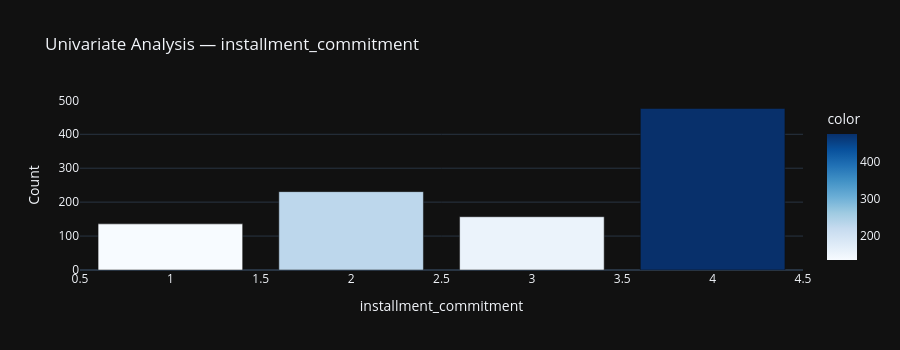
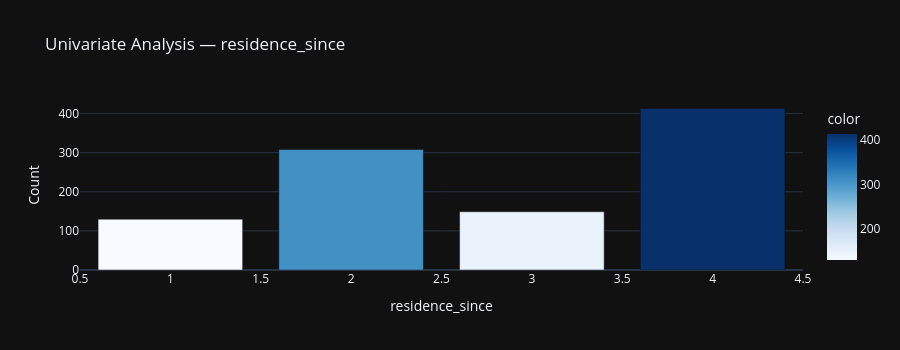
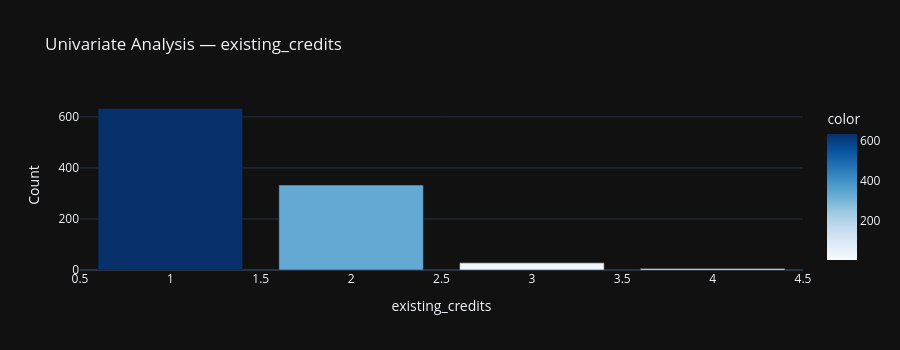
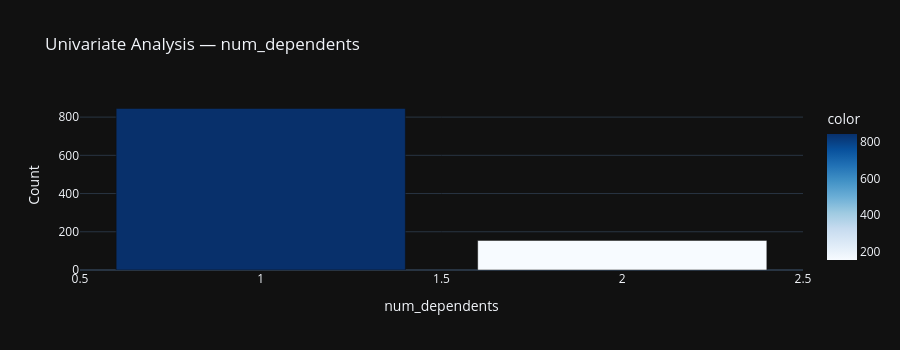

Notebook code for these charts, in order:
### Code cell
ordinal_cols = ['installment_commitment', 'residence_since', 
                'existing_credits', 'num_dependents']

for col in ordinal_cols:
    counts = df[col].value_counts().sort_index()
    
    fig = px.bar(x=counts.index, y=counts.values,
                 labels={'x': col, 'y': 'Count'},
                 title=f'Univariate Analysis — {col}',
                 color=counts.values,
                 color_continuous_scale='Blues',
                 template='plotly_dark')
    
    fig.update_layout(height=350, showlegend=False)
    fig.show()

### Figure 1 — Plotly figure (JSON) as saved in the notebook; plotly's stock layout.template omitted (floating-point values rounded to 4 significant figures)
{"data": [{"hovertemplate": "installment_commitment=%{x}<br>Count=%{y}<br>color=%{marker.color}<extra></extra>", "legendgroup": "", "marker": {"color": [136, 231, 157, 476], "coloraxis": "coloraxis", "pattern": {"shape": ""}}, "name": "", "orientation": "v", "showlegend": false, "textposition": "auto", "type": "bar", "x": [1, 2, 3, 4], "xaxis": "x", "y": [136, 231, 157, 476], "yaxis": "y"}], "layout": {"barmode": "relative", "coloraxis": {"colorbar": {"title": {"text": "color"}}, "colorscale": [[0, "rgb(247,251,255)"], [0.125, "rgb(222,235,247)"], [0.25, "rgb(198,219,239)"], [0.375, "rgb(158,202,225)"], [0.5, "rgb(107,174,214)"], [0.625, "rgb(66,146,198)"], [0.75, "rgb(33,113,181)"], [0.875, "rgb(8,81,156)"], [1, "rgb(8,48,107)"]]}, "height": 350, "legend": {"tracegroupgap": 0}, "showlegend": false, "title": {"text": "Univariate Analysis — installment_commitment"}, "xaxis": {"anchor": "y", "domain": [0, 1], "title": {"text": "installment_commitment"}}, "yaxis": {"anchor": "x", "domain": [0, 1], "title": {"text": "Count"}}}}

### Figure 2 — Plotly figure (JSON) as saved in the notebook; plotly's stock layout.template omitted (floating-point values rounded to 4 significant figures)
{"data": [{"hovertemplate": "residence_since=%{x}<br>Count=%{y}<br>color=%{marker.color}<extra></extra>", "legendgroup": "", "marker": {"color": [130, 308, 149, 413], "coloraxis": "coloraxis", "pattern": {"shape": ""}}, "name": "", "orientation": "v", "showlegend": false, "textposition": "auto", "type": "bar", "x": [1, 2, 3, 4], "xaxis": "x", "y": [130, 308, 149, 413], "yaxis": "y"}], "layout": {"barmode": "relative", "coloraxis": {"colorbar": {"title": {"text": "color"}}, "colorscale": [[0, "rgb(247,251,255)"], [0.125, "rgb(222,235,247)"], [0.25, "rgb(198,219,239)"], [0.375, "rgb(158,202,225)"], [0.5, "rgb(107,174,214)"], [0.625, "rgb(66,146,198)"], [0.75, "rgb(33,113,181)"], [0.875, "rgb(8,81,156)"], [1, "rgb(8,48,107)"]]}, "height": 350, "legend": {"tracegroupgap": 0}, "showlegend": false, "title": {"text": "Univariate Analysis — residence_since"}, "xaxis": {"anchor": "y", "domain": [0, 1], "title": {"text": "residence_since"}}, "yaxis": {"anchor": "x", "domain": [0, 1], "title": {"text": "Count"}}}}

### Figure 3 — Plotly figure (JSON) as saved in the notebook; plotly's stock layout.template omitted (floating-point values rounded to 4 significant figures)
{"data": [{"hovertemplate": "existing_credits=%{x}<br>Count=%{y}<br>color=%{marker.color}<extra></extra>", "legendgroup": "", "marker": {"color": [633, 333, 28, 6], "coloraxis": "coloraxis", "pattern": {"shape": ""}}, "name": "", "orientation": "v", "showlegend": false, "textposition": "auto", "type": "bar", "x": [1, 2, 3, 4], "xaxis": "x", "y": [633, 333, 28, 6], "yaxis": "y"}], "layout": {"barmode": "relative", "coloraxis": {"colorbar": {"title": {"text": "color"}}, "colorscale": [[0, "rgb(247,251,255)"], [0.125, "rgb(222,235,247)"], [0.25, "rgb(198,219,239)"], [0.375, "rgb(158,202,225)"], [0.5, "rgb(107,174,214)"], [0.625, "rgb(66,146,198)"], [0.75, "rgb(33,113,181)"], [0.875, "rgb(8,81,156)"], [1, "rgb(8,48,107)"]]}, "height": 350, "legend": {"tracegroupgap": 0}, "showlegend": false, "title": {"text": "Univariate Analysis — existing_credits"}, "xaxis": {"anchor": "y", "domain": [0, 1], "title": {"text": "existing_credits"}}, "yaxis": {"anchor": "x", "domain": [0, 1], "title": {"text": "Count"}}}}

### Figure 4 — Plotly figure (JSON) as saved in the notebook; plotly's stock layout.template omitted (floating-point values rounded to 4 significant figures)
{"data": [{"hovertemplate": "num_dependents=%{x}<br>Count=%{y}<br>color=%{marker.color}<extra></extra>", "legendgroup": "", "marker": {"color": [845, 155], "coloraxis": "coloraxis", "pattern": {"shape": ""}}, "name": "", "orientation": "v", "showlegend": false, "textposition": "auto", "type": "bar", "x": [1, 2], "xaxis": "x", "y": [845, 155], "yaxis": "y"}], "layout": {"barmode": "relative", "coloraxis": {"colorbar": {"title": {"text": "color"}}, "colorscale": [[0, "rgb(247,251,255)"], [0.125, "rgb(222,235,247)"], [0.25, "rgb(198,219,239)"], [0.375, "rgb(158,202,225)"], [0.5, "rgb(107,174,214)"], [0.625, "rgb(66,146,198)"], [0.75, "rgb(33,113,181)"], [0.875, "rgb(8,81,156)"], [1, "rgb(8,48,107)"]]}, "height": 350, "legend": {"tracegroupgap": 0}, "showlegend": false, "title": {"text": "Univariate Analysis — num_dependents"}, "xaxis": {"anchor": "y", "domain": [0, 1], "title": {"text": "num_dependents"}}, "yaxis": {"anchor": "x", "domain": [0, 1], "title": {"text": "Count"}}}}
